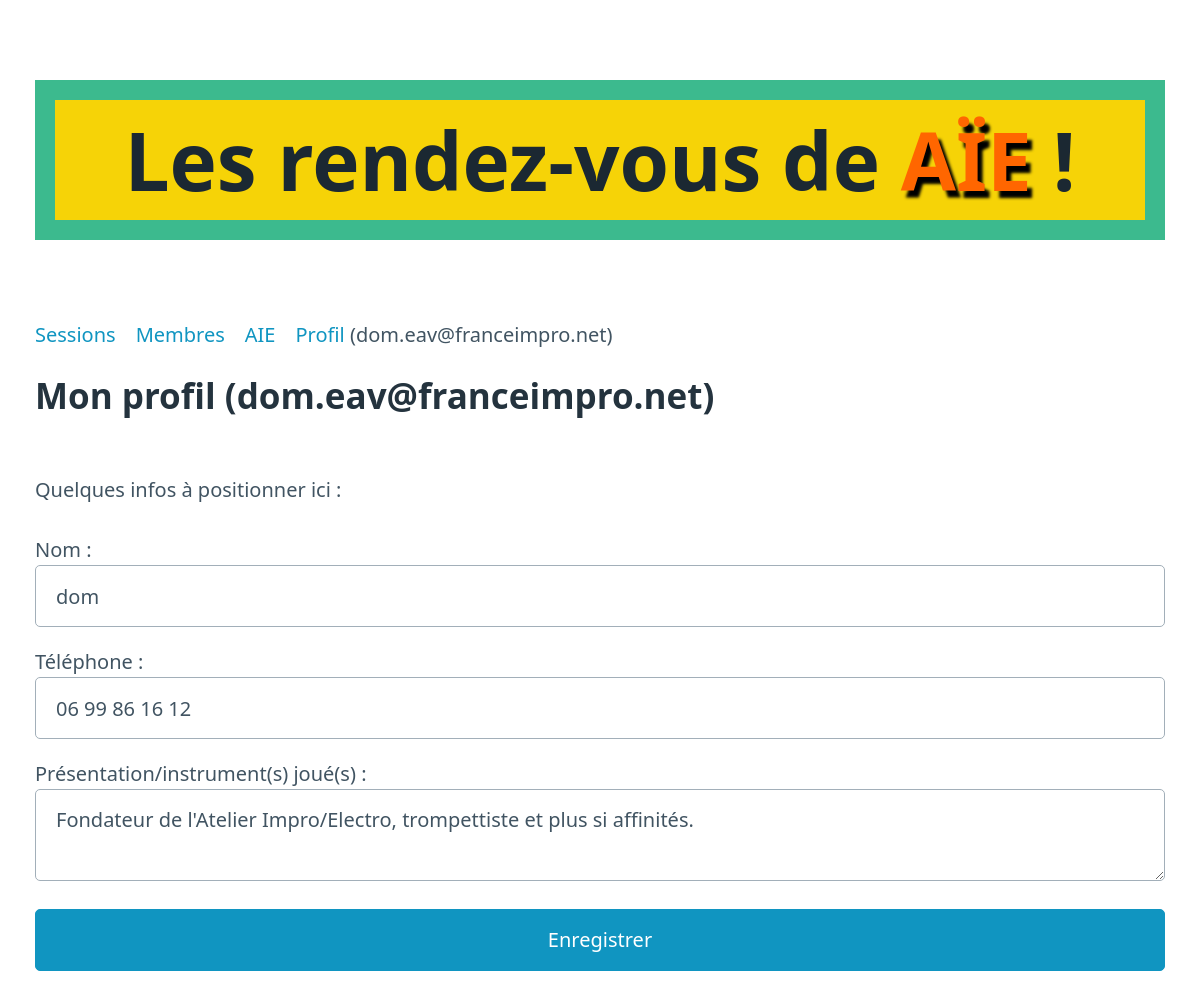
The app's page /268a5c97ac1e4b45a3a3b045f616034a/profile/ with its own data.
### models.py (models this page shows)
class Member(Model):
    uuid = UUIDField(index=True, unique=True)
    name = CharField(unique=True, default='')
    email = CharField(index=True, unique=True, default='')
    phone = CharField(default='')
    infos = TextField(default='')
    admin = BooleanField(default=False)
    class Meta:
        database = db

### server.py (the view)
@app.route('/<uuid>/profile/', methods=['GET', 'POST'])
def profile(uuid):
    member = Member.get(Member.uuid == uuid)
    if request.method == "POST":
        member.name = request.form.get('name')
        member.phone = request.form.get('phone')
        member.infos = request.form.get('infos')
        member.save()
        return redirect(url_for('sessions', uuid=uuid))
    member = Member.get(Member.uuid == uuid)
    return render_template('profile.html', member=member)

### server.py (called while the page is built)
@app.before_request
def _db_connect():
    db.connect()

@app.teardown_request
def _db_close(exc):
    if not db.is_closed():
        db.close()

### templates/profile.html
{% extends "base.html" %}
{% block content %}
<h2>Mon profil ({{ member.email }})</h2>
<p>
  Quelques infos à positionner ici :
</p>
<p>
  <form method="POST">
    Nom : <input name="name" value="{{ member.name }}"></input>
    Téléphone : <input name="phone" value="{{ member.phone }}"></input>
    Présentation/instrument(s) joué(s) : <textarea name="infos">{{ member.infos }}</textarea>
    <input type="submit" value="Enregistrer"></input>
  </form>
</p>
{% endblock %}

### templates/base.html (shortened to what this page needs)
<!DOCTYPE html>
<html lang="fr">
  <head>
    <link rel="stylesheet" href="/static/pico.min.css">
  </head>
  <body>
    <main class="container">
      <h1>Les rendez-vous de <span class="aie">AÏE</span> !</h1>
      {% if member %}
      <nav>
	<ul>
	  <li><a href="{{ url_for('sessions', uuid=member.uuid) }}">Sessions</a></li>
	  {% if member.admin %}
	  <li><a href="{{ url_for('members', uuid=member.uuid) }}">Membres</a></li>
	  {% endif %}
	  <li><a href="https://aie.franceimpro.net">AIE</a></li>
	  <li><a href="{{ url_for('profile', uuid=member.uuid) }}">Profil</a> ({{ member.email }})</li>
	</ul>
      </nav>
      {% endif %}
      {% block content %}
      {% endblock %}
    </main>
  </body>
</html>

### templates/base.html (style rules this page uses)
h1 { background-color: #f6d307; padding: 0em; text-align: center; border: 20px solid #3cba8e; font-size: 4em; }
:root span.aie { color: #ff6600 !important; text-shadow: black 5px 7px 3px; }

### records on screen
Member: email "dom.eav@franceimpro.net", name "dom", phone "06 99 86 16 12", infos "Fondateur de l'Atelier Impro/Electro, trompettiste et plus si affinités."
